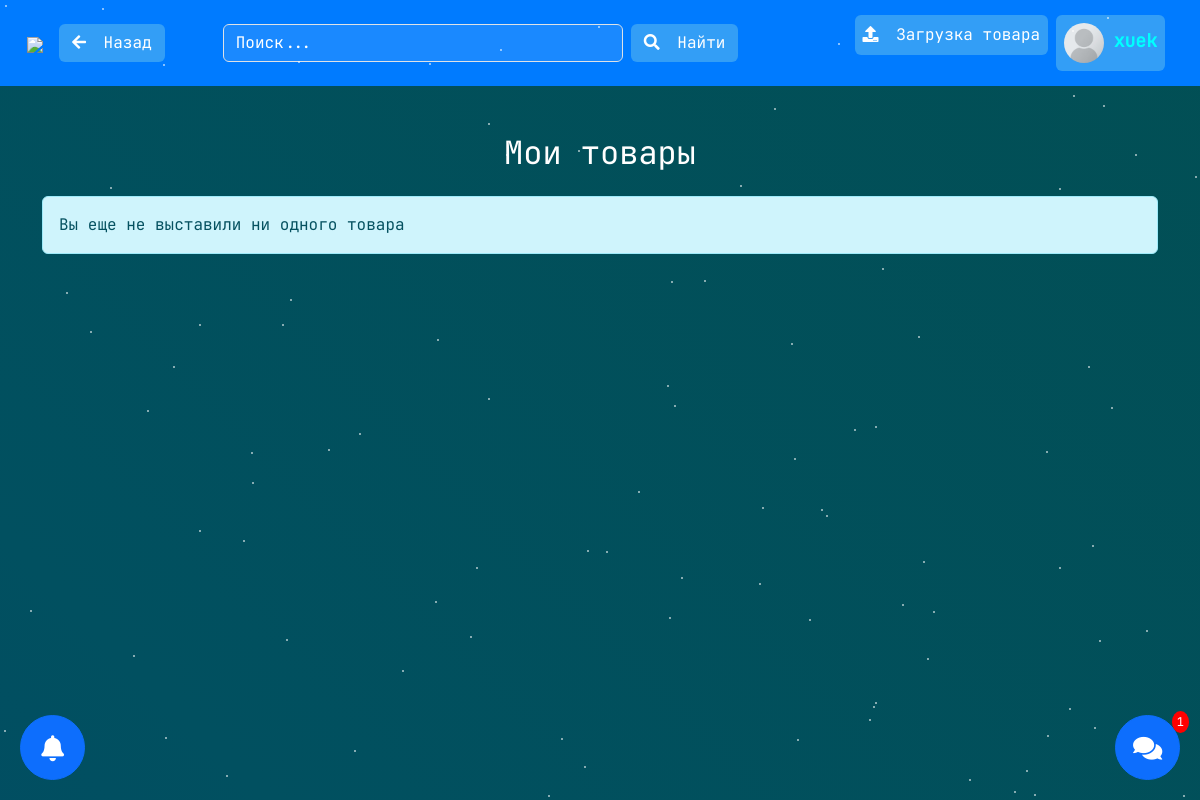
Before: /cabinet/my_items (signed in) with the older database file.
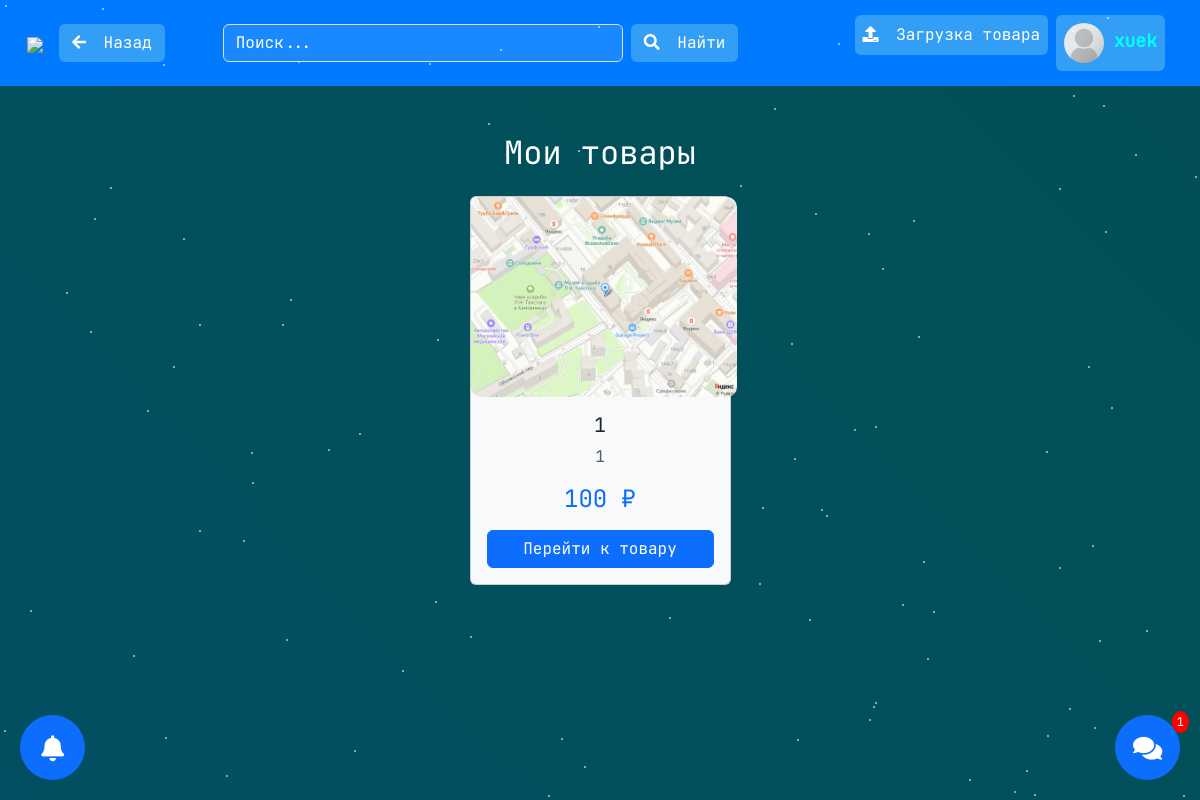
After: the same page with the newer database file.
### data/users.py (models this page shows, shortened)
class User(db_session.SqlAlchemyBase, UserMixin):
    __tablename__ = 'users'
    id = sqlalchemy.Column(
        sqlalchemy.Integer, primary_key=True, autoincrement=True
    )
    username = sqlalchemy.Column(
        sqlalchemy.String, nullable=True
    )
    email = sqlalchemy.Column(
        sqlalchemy.String, index=True, unique=True, nullable=True
    )
    balance = sqlalchemy.Column(
        sqlalchemy.Integer, default=0
    )
    hold = sqlalchemy.Column(
        sqlalchemy.Integer, default=0
    )
    hashed_password = sqlalchemy.Column(
        sqlalchemy.String, nullable=True
    )
    ya_id = sqlalchemy.Column(
        sqlalchemy.Integer, nullable=True
    )
    avatar = sqlalchemy.Column(
        sqlalchemy.Integer, default=0
    )
    good_reviews = sqlalchemy.Column(
        sqlalchemy.Integer, default=0
    )
    bad_reviews = sqlalchemy.Column(
        sqlalchemy.Integer, default=0
    )
    avatar = sqlalchemy.Column(
        sqlalchemy.Integer, default=0
    )
    created_date = sqlalchemy.Column(
        sqlalchemy.Integer, default=int(time.time())
    )
    last_activity = sqlalchemy.Column(
        sqlalchemy.Integer, default=int(time.time())
    )

### data/items.py (models this page shows)
class Item(db_session.SqlAlchemyBase):
    __tablename__ = 'items'
    id = sqlalchemy.Column(
        sqlalchemy.Integer, primary_key=True, autoincrement=True
    )
    name = sqlalchemy.Column(
        sqlalchemy.String, nullable=True
    )
    about = sqlalchemy.Column(
        sqlalchemy.String, nullable=True
    )
    content = sqlalchemy.Column(
        sqlalchemy.String, nullable=True
    )
    file = sqlalchemy.Column(
        sqlalchemy.String, nullable=True
    )
    owner = sqlalchemy.Column(
        sqlalchemy.Integer
    )
    category_name = sqlalchemy.Column(
        sqlalchemy.String, nullable=True
    )
    subcategory_id = sqlalchemy.Column(
        sqlalchemy.Integer
    )
    amount = sqlalchemy.Column(
        sqlalchemy.Integer
    )
    buyer = sqlalchemy.Column(
        sqlalchemy.Integer
    )
    created_date = sqlalchemy.Column(
        sqlalchemy.Integer, default=int(time.time())
    )

### run.py (the view)
@app.route('/cabinet/my_items')
@login_required
def my_items():
    if current_user.id == 0:
        return redirect('/chats')
    db_sess = db_session.create_session()
    items = db_sess.query(Item).filter(Item.owner == current_user.id).all()
    return render_template('my_items.html', items=items, backed='/cabinet')

### api/alerts.py (called while the page is built)
@blueprint.app_context_processor
def utility_processor():
    def getAlerts():
        db_sess = db_session.create_session()
        res = db_sess.query(Alert).filter(or_(
            Alert.owner == current_user.id,
            Alert.owner == 0
        )).all()
        db_sess.close()
        unread = sum([1 for i in res if i.read == 0])
        return [
            '<hr class="my-1">'.join(list(reversed([f'<div class="notification-item p-2"><strong>{i.header}</strong><p style="margin-top: 7px;">{i.content}</p><i>{format_timestamp(i.created_date)}</i></div>' for i in res]))),
            unread
        ]
    return dict(getAlerts=getAlerts)

### api/chats.py (called while the page is built)
def getData() -> list:
    with open('chats.json', 'r', encoding='utf-8') as f:
        return json.load(f)

def getUnreads():
    data = getData()
    total = 0
    for i in data:
        if current_user.id in i['users']:
            for j in i['messages']:
                if j['to'] == current_user.id:
                    if j['unread']:
                        total += 1
    return total

@blueprint.app_context_processor
def utility_processor():
    def getUnr():
        return getUnreads()
    return dict(getUnr=getUnr)

### data/db_session.py (called while the page is built)
def create_session() -> Session:
    global __factory
    return __factory()

### run.py (called while the page is built, shortened)
@login_manager.user_loader
def load_user(user_id):
    db_sess = db_session.create_session()
    user = db_sess.query(User).get(user_id)
    db_sess.close()
    return user

@app.context_processor
def utility_processor():
    def getToken():
        return mod.createAuthToken({'id': current_user.id})
    return dict(getToken=getToken)

@app.before_request
def authorize():
    if 'logout' in session and session['logout']:
        logout_user()
        del session['logout']
        return
    auth_token = request.cookies.get('auth_token')

### templates/my_items.html
{% extends "base.html" %}
{% block content %}
<div class="container mt-4">
    <h2 class="text-white mb-4 text-center">Мои товары</h2>
    <div class="row justify-content-center">
        {% for item in items %}
        <div class="col-md-3 mb-3">
            <div class="card bg-light">
                <div class="card-img-top text-center">
                    <img src="{{ url_for('static', filename='images/items/' + item.id|string + '.png') }}"
                     alt="{{ item.name }}"
                     style="height: 200px; object-fit: contain;border-radius: 10px;">
                </div>
                <div class="card-body text-center">
                    <h5 class="card-title">{{ item.name }}</h5>
                    {% if item.about %}
                    <p class="card-text text-muted">{{ item.about }}</p>
                    {% endif %}
                    <div class="mt-3">
                        <span class="h4 text-primary">{{ item.amount }} ₽</span>
                    </div>
                    <div class="mt-3">
                        <a href="{{ url_for('loadItemCard',
                            cat=item.category_name,
                            sub_id=item.subcategory_id,
                            item_id=item.id) }}"
                           class="btn btn-primary w-100">
                            Перейти к товару
                        </a>
                    </div>
                </div>
            </div>
        </div>
        {% else %}
        <div class="col-12">
            <div class="alert alert-info">
                Вы еще не выставили ни одного товара
            </div>
        </div>
        {% endfor %}
    </div>
</div>
{% endblock %}

### templates/base.html (shortened to what this page needs)
<!DOCTYPE html>
<html lang="ru">
<head>
    <link href="https://cdn.jsdelivr.net/npm/bootstrap@5.3.0-alpha1/dist/css/bootstrap.min.css" rel="stylesheet">
    <link rel="stylesheet" href="https://cdnjs.cloudflare.com/ajax/libs/font-awesome/5.15.3/css/all.min.css">
</head>
<body>
<nav class="navbar navbar-expand-lg navbar-light">
    <div class="container-fluid">
        <a class="navbar-brand" href="/">
            <img src="{{ url_for('static', filename='images/logo.png') }}" style="width: 70px; height: auto;">
        </a>
        {% if backed %}
            <a class="btn btn-custom" href="{{ backed }}" style="color: #ffffff;">
                <i class="fa fa-arrow-left"></i>
                <span class="ms-2">Назад</span>
            </a>
        {% endif %}
        <div class="collapse navbar-collapse" id="navbarNav">
            {% if current_user.id != 0 %}
                <form class="d-flex mx-auto" action="/search">
                    <input class="form-control search-input me-2" type="search" name="query" placeholder="Поиск..." aria-label="Search" required>
                    <button class="btn btn-custom" type="submit">
                        <i class="fa fa-search"></i>
                        <span class="ms-2">Найти</span>
                    </button>
                </form>
            {% endif %}
            <ul class="navbar-nav ms-auto">
                {% if current_user.is_authenticated %}
                    {% if current_user.id != 0 %}
                        <li class="nav-item me-2">
                            <a class="nav-link btn btn-custom" href="/upload">
                                <i class="fa fa-upload"></i>
                                <span class="ms-2">Загрузка товара</span>
                            </a>
                        </li>
                        {% endif %}
                    <li class="nav-item me-2">
                        <a class="nav-link btn btn-custom" href="/cabinet">
                            {% if current_user.avatar == 1 %}
                                <img src="{{ url_for('static', filename='images/avatars/' + current_user.id|string + '.png') }}" class="rounded-circle" style="width: 40px; height: 40px;">
                            {% else %}
                                <img src="{{ url_for('static', filename='images/avatars/default.png') }}" class="rounded-circle" style="width: 40px; height: 40px;">
                            {% endif %}
                            <span class="username">{{ current_user.username }}</span>
                        </a>
                    </li>
                {% endif %}
            </ul>
        </div>
    </div>
</nav>
<div class="container mt-5">
    <div id="toast-container" class="position-fixed top-0 end-0 p-3">
    </div>
</div>
{% if current_user.is_authenticated %}
    {% set unreads = getUnr() %}
    <a onclick="return false;" id="notificationButton" class="btn btn-primary rounded-circle alerts-button" title="Уведомления">
        <i class="fas fa-bell"></i>
    </a>
    <a href="/chats" class="btn btn-primary rounded-circle support-button" title="Мессенджер">
        {% if unreads > 0 %}
            <span class="mesg-badge">{{ unreads|string }}</span>
        {% endif %}
        <i class="fas fa-comments"></i>
    </a>
{% endif %}
{% block content %}{% endblock %}
</body>
</html>

### templates/base.html (style rules this page uses)
* { font-family: 'JB-Regular'; }
.navbar { padding: 15px; background-color: #007bff; }
.navbar-brand img { height: 40px; }
.search-input { width: 400px; box-shadow: 0 0 3px rgba(0, 0, 0, 0); outline: none; background-color: rgba(255, 251, 251, 0.1); }
.search-input::placeholder { color: #ffffff; }
.btn-custom { background-color: #339ef6; color: #ffffff; }
body { margin: 0; height: 100vh; background: linear-gradient(45deg, #013e70, #015060, #014e4efe, #012964); background-size: 400% 400%; animation: gradientAnimation 15s ease infinite; }
.support-button { position: fixed; bottom: 20px; right: 20px; width: 65px; height: 65px; display: flex; justify-content: center; align-items: center; font-size: 26px; z-index: 1000; }
.alerts-button { position: fixed; bottom: 20px; left: 20px; width: 65px; height: 65px; display: flex; justify-content: center; align-items: center; font-size: 26px; z-index: 1000; }
.username { font-weight: bold; font-size: 18px; background: aqua; -webkit-background-clip: text; -webkit-text-fill-color: transparent; background-size: 700%; }
.mesg-badge { background-color: red; color: white; border-radius: 50%; padding: 2px 5px; font-size: 12px; position: absolute; top: -5px; right: -10px; }

Changed rows visible on the page:
added Item: name "1", about "1", amount "100"
Other visible differences:
text no longer shown: "Вы еще не выставили ни одного товара"
